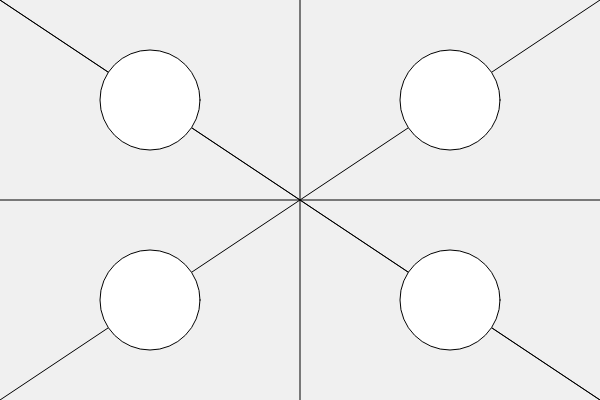
Frame 1 (no input)
Frame 60 (no input): identical to frame 1, image omitted
Frame 120 (the mouse pressed at the canvas centre since frame 60): identical to frame 1, image omitted

The p5.js sketch that drew this single still picture (run headless with seeded random() and noise() and a simulated clock; from frame 60 on, the mouse is pressed at the canvas centre):

// p5.js sketch
// ── sketch.js

function setup() {
  createCanvas(600, 400);
}

function draw() {
   background(240);
   // linea vertical centro
   line(width/2, 0, width/2, height);
   // linea horizontal centro
   line(0, height/2, width, height/2);
   line(width, height,0,0);
   line(width,0, 0, height);
   line(width,height,0 ,0);
   circle(width/4, height/4,100);
   circle( (3*width)/4, height/4, 100);
   circle(width/4, (3*height)/4,100);
   circle((3*width)/4, (3*height)/4,100);
}
